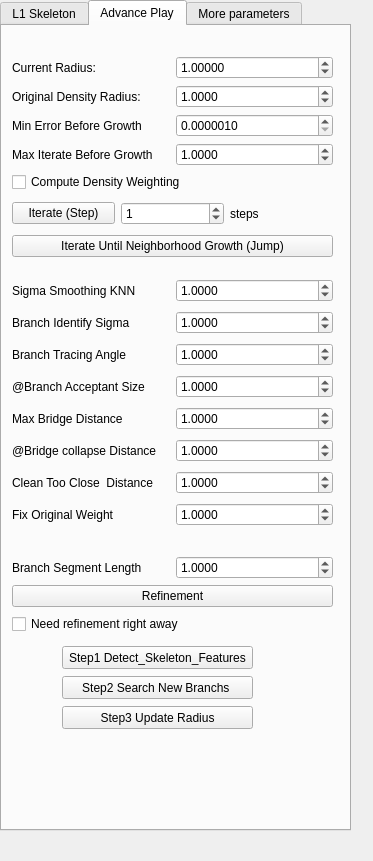
<?xml version="1.0" encoding="UTF-8"?>
<ui version="4.0">
 <class>para_skeleton</class>
 <widget class="QWidget" name="para_skeleton">
  <property name="geometry">
   <rect>
    <x>0</x>
    <y>0</y>
    <width>373</width>
    <height>861</height>
   </rect>
  </property>
  <property name="windowTitle">
   <string>L_1 Medial Skeleton</string>
  </property>
  <widget class="QTabWidget" name="tabWidget">
   <property name="geometry">
    <rect>
     <x>0</x>
     <y>0</y>
     <width>351</width>
     <height>831</height>
    </rect>
   </property>
   <property name="font">
    <font>
     <pointsize>9</pointsize>
    </font>
   </property>
   <property name="currentIndex">
    <number>1</number>
   </property>
   <widget class="QWidget" name="tab_3">
    <attribute name="title">
     <string>L1 Skeleton</string>
    </attribute>
    <widget class="QGroupBox" name="groupBox_5">
     <property name="geometry">
      <rect>
       <x>20</x>
       <y>10</y>
       <width>311</width>
       <height>191</height>
      </rect>
     </property>
     <property name="title">
      <string/>
     </property>
     <widget class="QPushButton" name="skeleton_initial_sampling">
      <property name="geometry">
       <rect>
        <x>50</x>
        <y>150</y>
        <width>211</width>
        <height>31</height>
       </rect>
      </property>
      <property name="font">
       <font>
        <weight>75</weight>
        <bold>true</bold>
       </font>
      </property>
      <property name="text">
       <string>Initial Sampling (stop play)</string>
      </property>
      <property name="autoDefault">
       <bool>false</bool>
      </property>
     </widget>
     <widget class="QWidget" name="layoutWidget">
      <property name="geometry">
       <rect>
        <x>10</x>
        <y>10</y>
        <width>291</width>
        <height>131</height>
       </rect>
      </property>
      <layout class="QVBoxLayout" name="verticalLayout_2">
       <item>
        <layout class="QHBoxLayout" name="horizontalLayout_69">
         <item>
          <widget class="QLabel" name="label_71">
           <property name="toolTip">
            <string comment="ss" extracomment="aaa">dsfafafaf</string>
           </property>
           <property name="whatsThis">
            <string comment="qqq" extracomment="eee">afafafaf</string>
           </property>
           <property name="accessibleName">
            <string extracomment="uuuu">yyyy</string>
           </property>
           <property name="accessibleDescription">
            <string>nnn</string>
           </property>
           <property name="frameShape">
            <enum>QFrame::NoFrame</enum>
           </property>
           <property name="frameShadow">
            <enum>QFrame::Plain</enum>
           </property>
           <property name="lineWidth">
            <number>0</number>
           </property>
           <property name="text">
            <string>Initial Radius (h0)</string>
           </property>
           <property name="scaledContents">
            <bool>true</bool>
           </property>
           <property name="wordWrap">
            <bool>false</bool>
           </property>
          </widget>
         </item>
         <item>
          <widget class="QDoubleSpinBox" name="skeleton_initial_radius">
           <property name="decimals">
            <number>4</number>
           </property>
           <property name="maximum">
            <double>1000.000000000000000</double>
           </property>
           <property name="singleStep">
            <double>0.100000000000000</double>
           </property>
           <property name="value">
            <double>1.000000000000000</double>
           </property>
          </widget>
         </item>
        </layout>
       </item>
       <item>
        <layout class="QHBoxLayout" name="horizontalLayout_13">
         <item>
          <widget class="QLabel" name="label_12">
           <property name="text">
            <string>Neighborhood Growth Rate</string>
           </property>
          </widget>
         </item>
         <item>
          <widget class="QDoubleSpinBox" name="skeleton_Radius_Growing_Speed">
           <property name="decimals">
            <number>4</number>
           </property>
           <property name="maximum">
            <double>1000.000000000000000</double>
           </property>
           <property name="singleStep">
            <double>0.100000000000000</double>
           </property>
           <property name="value">
            <double>1.000000000000000</double>
           </property>
          </widget>
         </item>
        </layout>
       </item>
       <item>
        <layout class="QHBoxLayout" name="horizontalLayout_70">
         <item>
          <widget class="QLabel" name="label_72">
           <property name="text">
            <string>Repulsion Mu</string>
           </property>
          </widget>
         </item>
         <item>
          <widget class="QDoubleSpinBox" name="skeleton_mu">
           <property name="decimals">
            <number>5</number>
           </property>
           <property name="singleStep">
            <double>0.100000000000000</double>
           </property>
          </widget>
         </item>
        </layout>
       </item>
       <item>
        <layout class="QHBoxLayout" name="horizontalLayout_31">
         <item>
          <widget class="QLabel" name="label_30">
           <property name="text">
            <string>Initial Sampling Number</string>
           </property>
          </widget>
         </item>
         <item>
          <widget class="QDoubleSpinBox" name="skeleton_downsample_num">
           <property name="decimals">
            <number>4</number>
           </property>
           <property name="maximum">
            <double>1000.000000000000000</double>
           </property>
           <property name="singleStep">
            <double>0.100000000000000</double>
           </property>
           <property name="value">
            <double>1.000000000000000</double>
           </property>
          </widget>
         </item>
        </layout>
       </item>
      </layout>
     </widget>
    </widget>
    <widget class="QPushButton" name="skeleton_full_auto">
     <property name="geometry">
      <rect>
       <x>110</x>
       <y>230</y>
       <width>131</width>
       <height>61</height>
      </rect>
     </property>
     <property name="font">
      <font>
       <pointsize>25</pointsize>
       <weight>75</weight>
       <bold>true</bold>
      </font>
     </property>
     <property name="text">
      <string>Play</string>
     </property>
     <property name="iconSize">
      <size>
       <width>32</width>
       <height>32</height>
      </size>
     </property>
    </widget>
   </widget>
   <widget class="QWidget" name="tab_4">
    <attribute name="title">
     <string>Advance Play</string>
    </attribute>
    <widget class="QWidget" name="layoutWidget">
     <property name="geometry">
      <rect>
       <x>10</x>
       <y>30</y>
       <width>321</width>
       <height>201</height>
      </rect>
     </property>
     <layout class="QVBoxLayout" name="verticalLayout_3">
      <item>
       <layout class="QHBoxLayout" name="horizontalLayout">
        <item>
         <widget class="QLabel" name="label">
          <property name="text">
           <string>Current Radius:</string>
          </property>
         </widget>
        </item>
        <item>
         <widget class="QDoubleSpinBox" name="radius">
          <property name="decimals">
           <number>5</number>
          </property>
          <property name="minimum">
           <double>0.000010000000000</double>
          </property>
          <property name="maximum">
           <double>1000.000000000000000</double>
          </property>
          <property name="singleStep">
           <double>0.010000000000000</double>
          </property>
          <property name="value">
           <double>1.000000000000000</double>
          </property>
         </widget>
        </item>
       </layout>
      </item>
      <item>
       <layout class="QHBoxLayout" name="horizontalLayout_9">
        <item>
         <widget class="QLabel" name="label_8">
          <property name="text">
           <string>Original Density Radius:</string>
          </property>
         </widget>
        </item>
        <item>
         <widget class="QDoubleSpinBox" name="local_density_radius">
          <property name="decimals">
           <number>4</number>
          </property>
          <property name="maximum">
           <double>1000.000000000000000</double>
          </property>
          <property name="singleStep">
           <double>0.100000000000000</double>
          </property>
          <property name="value">
           <double>1.000000000000000</double>
          </property>
         </widget>
        </item>
       </layout>
      </item>
      <item>
       <layout class="QHBoxLayout" name="horizontalLayout_17">
        <item>
         <widget class="QLabel" name="label_16">
          <property name="text">
           <string>Min Error Before Growth</string>
          </property>
         </widget>
        </item>
        <item>
         <widget class="QDoubleSpinBox" name="Stop_And_Grow_Error">
          <property name="decimals">
           <number>7</number>
          </property>
          <property name="minimum">
           <double>0.000001000000000</double>
          </property>
          <property name="maximum">
           <double>1000.000000000000000</double>
          </property>
          <property name="singleStep">
           <double>0.100000000000000</double>
          </property>
          <property name="value">
           <double>0.000001000000000</double>
          </property>
         </widget>
        </item>
       </layout>
      </item>
      <item>
       <layout class="QHBoxLayout" name="horizontalLayout_18">
        <item>
         <widget class="QLabel" name="label_17">
          <property name="text">
           <string>Max Iterate Before Growth</string>
          </property>
         </widget>
        </item>
        <item>
         <widget class="QDoubleSpinBox" name="Max_Iterate_Time">
          <property name="decimals">
           <number>4</number>
          </property>
          <property name="maximum">
           <double>1000.000000000000000</double>
          </property>
          <property name="singleStep">
           <double>0.100000000000000</double>
          </property>
          <property name="value">
           <double>1.000000000000000</double>
          </property>
         </widget>
        </item>
       </layout>
      </item>
      <item>
       <widget class="QCheckBox" name="compute_density_2">
        <property name="text">
         <string>Compute Density Weighting</string>
        </property>
       </widget>
      </item>
      <item>
       <layout class="QHBoxLayout" name="horizontalLayout_3">
        <item>
         <widget class="QPushButton" name="Auto_Wlop_One_Step">
          <property name="text">
           <string>Iterate (Step)</string>
          </property>
         </widget>
        </item>
        <item>
         <widget class="QSpinBox" name="iter_click_num">
          <property name="maximum">
           <number>1000</number>
          </property>
          <property name="value">
           <number>1</number>
          </property>
         </widget>
        </item>
        <item>
         <widget class="QLabel" name="label_4">
          <property name="text">
           <string>steps</string>
          </property>
         </widget>
        </item>
       </layout>
      </item>
      <item>
       <widget class="QPushButton" name="skeleton_run_until_growth">
        <property name="text">
         <string>Iterate Until Neighborhood Growth (Jump)</string>
        </property>
       </widget>
      </item>
     </layout>
    </widget>
    <widget class="QWidget" name="layoutWidget">
     <property name="geometry">
      <rect>
       <x>10</x>
       <y>250</y>
       <width>321</width>
       <height>261</height>
      </rect>
     </property>
     <layout class="QVBoxLayout" name="verticalLayout_4">
      <item>
       <layout class="QHBoxLayout" name="horizontalLayout_25">
        <item>
         <widget class="QLabel" name="label_24">
          <property name="text">
           <string>Sigma Smoothing KNN</string>
          </property>
         </widget>
        </item>
        <item>
         <widget class="QDoubleSpinBox" name="wlop_sigma_knn">
          <property name="decimals">
           <number>4</number>
          </property>
          <property name="maximum">
           <double>1000.000000000000000</double>
          </property>
          <property name="singleStep">
           <double>0.100000000000000</double>
          </property>
          <property name="value">
           <double>1.000000000000000</double>
          </property>
         </widget>
        </item>
       </layout>
      </item>
      <item>
       <layout class="QHBoxLayout" name="horizontalLayout_53">
        <item>
         <widget class="QLabel" name="label_51">
          <property name="text">
           <string>Branch Identify Sigma</string>
          </property>
         </widget>
        </item>
        <item>
         <widget class="QDoubleSpinBox" name="PCA_Threshold">
          <property name="decimals">
           <number>4</number>
          </property>
          <property name="maximum">
           <double>1000.000000000000000</double>
          </property>
          <property name="singleStep">
           <double>0.100000000000000</double>
          </property>
          <property name="value">
           <double>1.000000000000000</double>
          </property>
         </widget>
        </item>
       </layout>
      </item>
      <item>
       <layout class="QHBoxLayout" name="horizontalLayout_27">
        <item>
         <widget class="QLabel" name="label_26">
          <property name="text">
           <string>Branch Tracing Angle</string>
          </property>
         </widget>
        </item>
        <item>
         <widget class="QDoubleSpinBox" name="wlop_branch_search_sigma">
          <property name="decimals">
           <number>4</number>
          </property>
          <property name="maximum">
           <double>1000.000000000000000</double>
          </property>
          <property name="singleStep">
           <double>0.100000000000000</double>
          </property>
          <property name="value">
           <double>1.000000000000000</double>
          </property>
         </widget>
        </item>
       </layout>
      </item>
      <item>
       <layout class="QHBoxLayout" name="horizontalLayout_26">
        <item>
         <widget class="QLabel" name="label_25">
          <property name="text">
           <string>@Branch Acceptant Size</string>
          </property>
         </widget>
        </item>
        <item>
         <widget class="QDoubleSpinBox" name="wlop_accept_branch_size">
          <property name="decimals">
           <number>4</number>
          </property>
          <property name="maximum">
           <double>1000.000000000000000</double>
          </property>
          <property name="singleStep">
           <double>0.100000000000000</double>
          </property>
          <property name="value">
           <double>1.000000000000000</double>
          </property>
         </widget>
        </item>
       </layout>
      </item>
      <item>
       <layout class="QHBoxLayout" name="horizontalLayout_71">
        <item>
         <widget class="QLabel" name="label_73">
          <property name="text">
           <string>Max Bridge Distance</string>
          </property>
         </widget>
        </item>
        <item>
         <widget class="QDoubleSpinBox" name="wlop_follow_sample_radius_2">
          <property name="decimals">
           <number>4</number>
          </property>
          <property name="maximum">
           <double>1000.000000000000000</double>
          </property>
          <property name="singleStep">
           <double>0.100000000000000</double>
          </property>
          <property name="value">
           <double>1.000000000000000</double>
          </property>
         </widget>
        </item>
       </layout>
      </item>
      <item>
       <layout class="QHBoxLayout" name="horizontalLayout_55">
        <item>
         <widget class="QLabel" name="label_53">
          <property name="text">
           <string>@Bridge collapse Distance</string>
          </property>
         </widget>
        </item>
        <item>
         <widget class="QDoubleSpinBox" name="wlop_branch_merge_dist">
          <property name="decimals">
           <number>4</number>
          </property>
          <property name="maximum">
           <double>1000.000000000000000</double>
          </property>
          <property name="singleStep">
           <double>0.100000000000000</double>
          </property>
          <property name="value">
           <double>1.000000000000000</double>
          </property>
         </widget>
        </item>
       </layout>
      </item>
      <item>
       <layout class="QHBoxLayout" name="horizontalLayout_24">
        <item>
         <widget class="QLabel" name="label_23">
          <property name="text">
           <string>Clean Too Close  Distance</string>
          </property>
         </widget>
        </item>
        <item>
         <widget class="QDoubleSpinBox" name="wlop_combine_too_close">
          <property name="decimals">
           <number>4</number>
          </property>
          <property name="maximum">
           <double>1000.000000000000000</double>
          </property>
          <property name="singleStep">
           <double>0.100000000000000</double>
          </property>
          <property name="value">
           <double>1.000000000000000</double>
          </property>
         </widget>
        </item>
       </layout>
      </item>
      <item>
       <layout class="QHBoxLayout" name="horizontalLayout_6">
        <item>
         <widget class="QLabel" name="label_58">
          <property name="text">
           <string>Fix Original Weight</string>
          </property>
         </widget>
        </item>
        <item>
         <widget class="QDoubleSpinBox" name="Fix_original_weight_3">
          <property name="decimals">
           <number>4</number>
          </property>
          <property name="maximum">
           <double>1000.000000000000000</double>
          </property>
          <property name="singleStep">
           <double>0.100000000000000</double>
          </property>
          <property name="value">
           <double>1.000000000000000</double>
          </property>
         </widget>
        </item>
       </layout>
      </item>
     </layout>
    </widget>
    <widget class="QWidget" name="layoutWidget">
     <property name="geometry">
      <rect>
       <x>10</x>
       <y>530</y>
       <width>321</width>
       <height>53</height>
      </rect>
     </property>
     <layout class="QVBoxLayout" name="verticalLayout_5">
      <item>
       <layout class="QHBoxLayout" name="horizontalLayout_61">
        <item>
         <widget class="QLabel" name="label_59">
          <property name="text">
           <string>Branch Segment Length</string>
          </property>
         </widget>
        </item>
        <item>
         <widget class="QDoubleSpinBox" name="wlop_segment_length">
          <property name="decimals">
           <number>4</number>
          </property>
          <property name="maximum">
           <double>1000.000000000000000</double>
          </property>
          <property name="singleStep">
           <double>0.100000000000000</double>
          </property>
          <property name="value">
           <double>1.000000000000000</double>
          </property>
         </widget>
        </item>
       </layout>
      </item>
      <item>
       <widget class="QPushButton" name="wlop_run_all_segment">
        <property name="text">
         <string>Refinement</string>
        </property>
       </widget>
      </item>
     </layout>
    </widget>
    <widget class="QCheckBox" name="need_refinement">
     <property name="geometry">
      <rect>
       <x>10</x>
       <y>590</y>
       <width>309</width>
       <height>16</height>
      </rect>
     </property>
     <property name="text">
      <string>Need refinement right away</string>
     </property>
    </widget>
    <widget class="QPushButton" name="Step3_Clean_And_Update_Radius">
     <property name="geometry">
      <rect>
       <x>60</x>
       <y>680</y>
       <width>191</width>
       <height>23</height>
      </rect>
     </property>
     <property name="text">
      <string>Step3 Update Radius</string>
     </property>
    </widget>
    <widget class="QPushButton" name="Detect_Feature">
     <property name="geometry">
      <rect>
       <x>60</x>
       <y>620</y>
       <width>191</width>
       <height>23</height>
      </rect>
     </property>
     <property name="text">
      <string>Step1 Detect_Skeleton_Features</string>
     </property>
    </widget>
    <widget class="QPushButton" name="step2_search_branch">
     <property name="geometry">
      <rect>
       <x>60</x>
       <y>650</y>
       <width>191</width>
       <height>23</height>
      </rect>
     </property>
     <property name="text">
      <string>Step2 Search New Branchs </string>
     </property>
    </widget>
   </widget>
   <widget class="QWidget" name="tab_5">
    <attribute name="title">
     <string>More parameters</string>
    </attribute>
    <widget class="QWidget" name="layoutWidget_9">
     <property name="geometry">
      <rect>
       <x>50</x>
       <y>110</y>
       <width>258</width>
       <height>34</height>
      </rect>
     </property>
     <layout class="QHBoxLayout" name="horizontalLayout_23">
      <item>
       <widget class="QLabel" name="label_22">
        <property name="text">
         <string>Branch Search Dist2</string>
        </property>
       </widget>
      </item>
      <item>
       <widget class="QDoubleSpinBox" name="wlop_branch_search_max_dist2">
        <property name="decimals">
         <number>4</number>
        </property>
        <property name="maximum">
         <double>1000.000000000000000</double>
        </property>
        <property name="singleStep">
         <double>0.100000000000000</double>
        </property>
        <property name="value">
         <double>1.000000000000000</double>
        </property>
       </widget>
      </item>
     </layout>
    </widget>
    <widget class="QWidget" name="layoutWidget_8">
     <property name="geometry">
      <rect>
       <x>50</x>
       <y>180</y>
       <width>258</width>
       <height>34</height>
      </rect>
     </property>
     <layout class="QHBoxLayout" name="horizontalLayout_22">
      <item>
       <widget class="QLabel" name="label_21">
        <property name="text">
         <string>Branch Search Dist1</string>
        </property>
       </widget>
      </item>
      <item>
       <widget class="QDoubleSpinBox" name="wlop_branch_search_max_dist">
        <property name="decimals">
         <number>4</number>
        </property>
        <property name="maximum">
         <double>1000.000000000000000</double>
        </property>
        <property name="singleStep">
         <double>0.100000000000000</double>
        </property>
        <property name="value">
         <double>1.000000000000000</double>
        </property>
       </widget>
      </item>
     </layout>
    </widget>
    <widget class="QWidget" name="layoutWidget_30">
     <property name="geometry">
      <rect>
       <x>50</x>
       <y>140</y>
       <width>274</width>
       <height>34</height>
      </rect>
     </property>
     <layout class="QHBoxLayout" name="horizontalLayout_56">
      <item>
       <widget class="QLabel" name="label_54">
        <property name="text">
         <string>Clean NearBranch Dist</string>
        </property>
       </widget>
      </item>
      <item>
       <widget class="QDoubleSpinBox" name="wlop_clean_near_branch_dist">
        <property name="decimals">
         <number>4</number>
        </property>
        <property name="maximum">
         <double>1000.000000000000000</double>
        </property>
        <property name="singleStep">
         <double>0.100000000000000</double>
        </property>
        <property name="value">
         <double>1.000000000000000</double>
        </property>
       </widget>
      </item>
     </layout>
    </widget>
    <widget class="QWidget" name="layoutWidget_37">
     <property name="geometry">
      <rect>
       <x>50</x>
       <y>210</y>
       <width>251</width>
       <height>34</height>
      </rect>
     </property>
     <layout class="QHBoxLayout" name="horizontalLayout_62">
      <item>
       <widget class="QLabel" name="label_60">
        <property name="text">
         <string>combine_angle</string>
        </property>
       </widget>
      </item>
      <item>
       <widget class="QDoubleSpinBox" name="wlop_combine_angle">
        <property name="decimals">
         <number>4</number>
        </property>
        <property name="maximum">
         <double>1000.000000000000000</double>
        </property>
        <property name="singleStep">
         <double>0.100000000000000</double>
        </property>
        <property name="value">
         <double>1.000000000000000</double>
        </property>
       </widget>
      </item>
     </layout>
    </widget>
    <widget class="QWidget" name="layoutWidget_38">
     <property name="geometry">
      <rect>
       <x>50</x>
       <y>240</y>
       <width>266</width>
       <height>34</height>
      </rect>
     </property>
     <layout class="QHBoxLayout" name="horizontalLayout_63">
      <item>
       <widget class="QLabel" name="label_61">
        <property name="text">
         <string>follow_sample_radius</string>
        </property>
       </widget>
      </item>
      <item>
       <widget class="QDoubleSpinBox" name="wlop_follow_sample_radius">
        <property name="decimals">
         <number>4</number>
        </property>
        <property name="maximum">
         <double>1000.000000000000000</double>
        </property>
        <property name="singleStep">
         <double>0.100000000000000</double>
        </property>
        <property name="value">
         <double>1.000000000000000</double>
        </property>
       </widget>
      </item>
     </layout>
    </widget>
    <widget class="QWidget" name="layoutWidget_41">
     <property name="geometry">
      <rect>
       <x>50</x>
       <y>280</y>
       <width>261</width>
       <height>34</height>
      </rect>
     </property>
     <layout class="QHBoxLayout" name="horizontalLayout_66">
      <item>
       <widget class="QLabel" name="label_64">
        <property name="text">
         <string>follow_sample_angle</string>
        </property>
       </widget>
      </item>
      <item>
       <widget class="QDoubleSpinBox" name="wlop_follow_sample_angle">
        <property name="decimals">
         <number>4</number>
        </property>
        <property name="maximum">
         <double>1000.000000000000000</double>
        </property>
        <property name="singleStep">
         <double>0.100000000000000</double>
        </property>
        <property name="value">
         <double>1.000000000000000</double>
        </property>
       </widget>
      </item>
     </layout>
    </widget>
    <widget class="QWidget" name="layoutWidget_42">
     <property name="geometry">
      <rect>
       <x>50</x>
       <y>310</y>
       <width>254</width>
       <height>34</height>
      </rect>
     </property>
     <layout class="QHBoxLayout" name="horizontalLayout_67">
      <item>
       <widget class="QLabel" name="label_69">
        <property name="text">
         <string>grow_accept_sigma</string>
        </property>
       </widget>
      </item>
      <item>
       <widget class="QDoubleSpinBox" name="wlop_grow_accept_sigma">
        <property name="decimals">
         <number>4</number>
        </property>
        <property name="maximum">
         <double>1000.000000000000000</double>
        </property>
        <property name="singleStep">
         <double>0.100000000000000</double>
        </property>
        <property name="value">
         <double>1.000000000000000</double>
        </property>
       </widget>
      </item>
     </layout>
    </widget>
    <widget class="QWidget" name="layoutWidget_43">
     <property name="geometry">
      <rect>
       <x>50</x>
       <y>340</y>
       <width>251</width>
       <height>34</height>
      </rect>
     </property>
     <layout class="QHBoxLayout" name="horizontalLayout_68">
      <item>
       <widget class="QLabel" name="label_70">
        <property name="text">
         <string>keep_virtual_angle</string>
        </property>
       </widget>
      </item>
      <item>
       <widget class="QDoubleSpinBox" name="wlop_keep_virtual_angle">
        <property name="decimals">
         <number>4</number>
        </property>
        <property name="maximum">
         <double>1000.000000000000000</double>
        </property>
        <property name="singleStep">
         <double>0.100000000000000</double>
        </property>
        <property name="value">
         <double>1.000000000000000</double>
        </property>
       </widget>
      </item>
     </layout>
    </widget>
   </widget>
  </widget>
 </widget>
 <resources>
  <include location="../mainwindow.qrc"/>
 </resources>
 <connections/>
</ui>
